Frame 1 (no input): blank canvas, image omitted
Frame 60 (the mouse pressed at the canvas centre just before this capture): blank canvas, image omitted
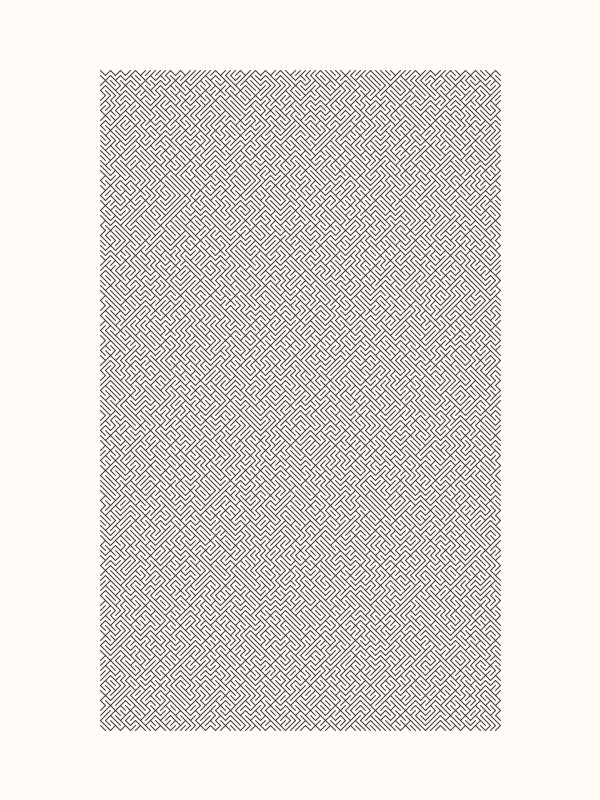
Frame 120 (the mouse held since frame 60 and released just before this capture)

The Processing sketch whose frames 1 and 60 were blank and that drew this single picture after the mouse press (run headless with seeded random() and noise(); from frame 60 on, the mouse is pressed at the canvas centre):

// Processing sketch: processing_125646
// ── processing_125646.pde

//Based on 'Yes No' code by Casey Reas
//Processing 2.0

float mSize=5;            //detail size
int[] list;
int side=100;             //initial horizontal position
int top=70;               //initial vertical position
int currentSlash;
int upperSlash;
int arraySize;

void setup(){
  size(600,800);
  background(255,250,245);
  stroke(51);
  for(int y=top; y <height-top; y+=mSize){          //condition to get arraysize and maze dimensions
    upperSlash=0;
    for(int x =side; x < width-side; x +=mSize){
      arraySize++;
      upperSlash++;
    }
  }
  list = new int[arraySize];
}

void draw(){
  if(mouseX-pmouseX != 0){                          //mouse position updates maze layout
    background(255,250,245);
    for(int y=top; y <height-top; y+=mSize){        //
      for(int x =side; x < width-side; x +=mSize){  //this loops avoid squares to be drawn, see original code for comparison
        int q1 = currentSlash-upperSlash;
        if(q1<0){ q1=0; }
        int q2 = currentSlash-upperSlash-1;
        if(q2<0){ q2=0; }
        int q3 = currentSlash-1;
        if(q3<0){ q3=0; }
        if(list[q1]==1 && list[q2]==0 && list[q3]==1){   line(x,y,x+mSize,y+mSize); list[currentSlash]=1;   }
        else if(random(1)>0.5){   line(x,y,x+mSize,y+mSize); list[currentSlash]=1;   } 
        else {   line(x,y+mSize,x+mSize,y); list[currentSlash]=0;   }
        currentSlash++;
        if(currentSlash>arraySize-1){  currentSlash=0;  }
      }
    }
  }
}



//original code by Casey Reas
/* 
int p = 10;
size(900,900);
background(240);
for(int y=75; y <height-100; y+=p){
  for(int x =75; x < width-100; x +=p){
    if(random(1)>0.5){ line(x,y,x+p,y+p); } 
    else { line(x,y+p,x+p,y); }
  }
}
*/
